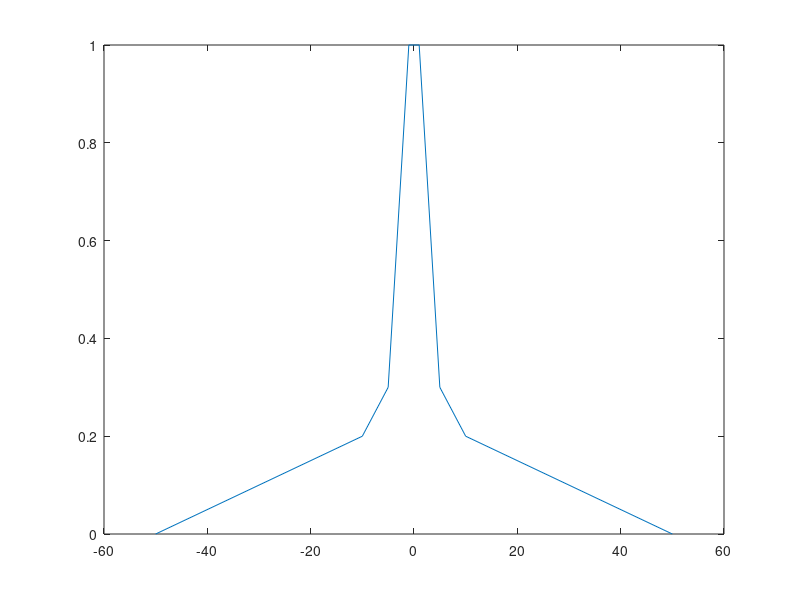

Here is the MATLAB script that generated this plot:
% This is a cost library for Clear Distance
% B is variale for clear_distance

x=[-50,-10,-5,-1,1,5,10,50]; 
y=[0,0.2,0.3,1,1,0.3,0.2,0]; 

figure
% plot(x,y)
title('clear distance error');
xlabel('Distance(m)');
ylabel('Cost');

B = plot(x,y);


